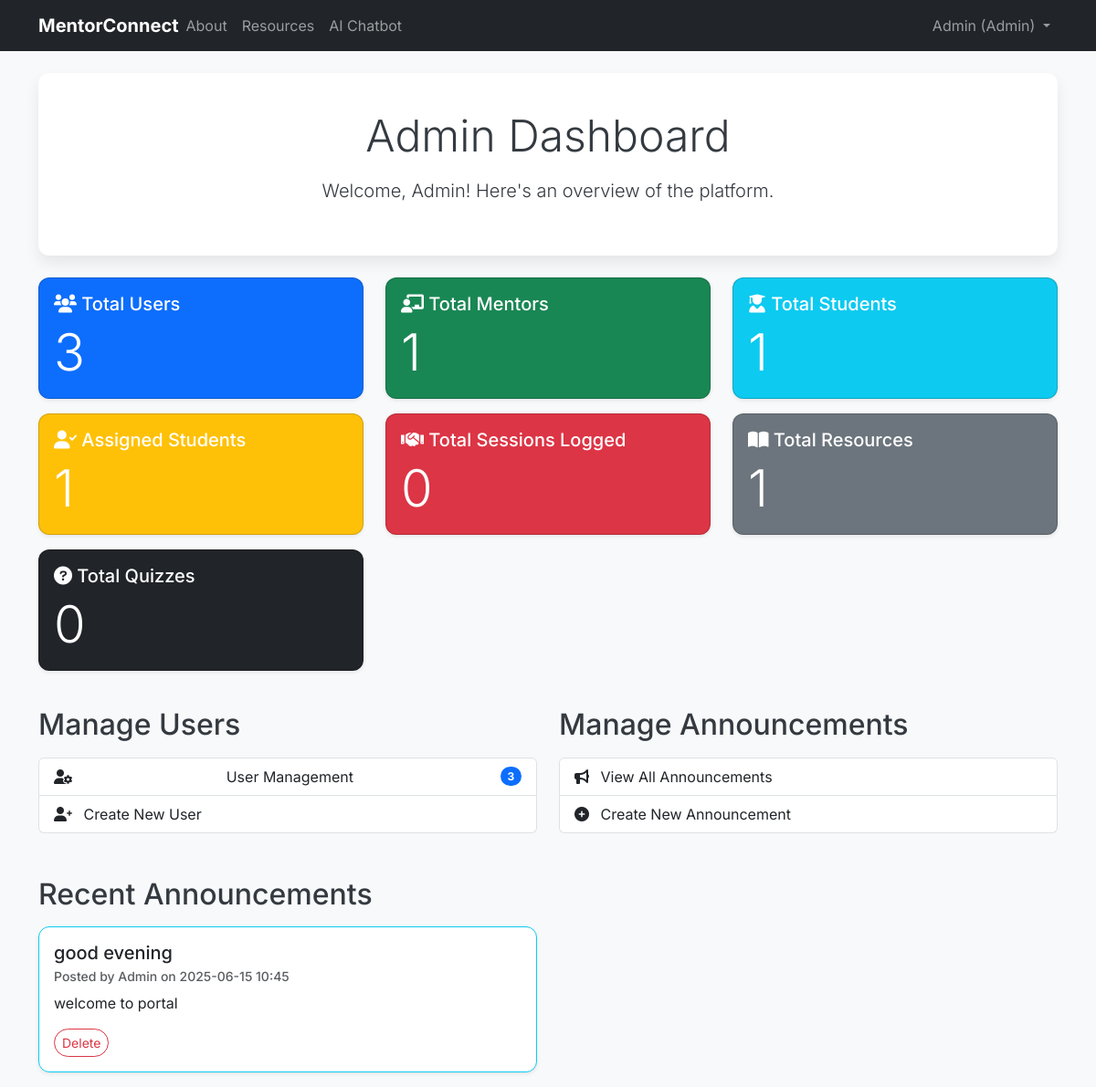
Page /admin/dashboard (signed in) on the committed database.
### app/models.py (models this page shows, shortened)
class User(db.Model, UserMixin):
    id = db.Column(db.Integer, primary_key=True)
    username = db.Column(db.String(20), unique=True, nullable=False)
    email = db.Column(db.String(120), unique=True, nullable=False)
    password = db.Column(db.String(60), nullable=False)
    role = db.Column(db.String(10), nullable=False, default='student') # 'admin', 'mentor', 'student'
    bio = db.Column(db.Text, nullable=True)
    expertise_areas = db.Column(db.String(200), nullable=True)
    contact_preference = db.Column(db.String(50), nullable=True)
    last_login = db.Column(db.DateTime, nullable=True) # For streak and heatmap
    last_activity = db.Column(db.DateTime, nullable=True) # For general activity tracking
    mentor_id = db.Column(db.Integer, db.ForeignKey('user.id'), nullable=True)
    students = db.relationship('User', foreign_keys=[mentor_id], backref=db.backref('assigned_mentor', remote_side=[id]), lazy='dynamic')
    sent_messages = db.relationship('Message', foreign_keys='Message.sender_id', backref='sender', lazy='dynamic')
    received_messages = db.relationship('Message', foreign_keys='Message.receiver_id', backref='receiver', lazy='dynamic')
    sessions_logged_as_mentor = db.relationship(
        'SessionLog',
        foreign_keys='SessionLog.mentor_id',
        backref='mentor_of_session',
        lazy='dynamic'
    )
    created_resources = db.relationship('Resource', backref='creator', lazy='dynamic')
    quizzes_created = db.relationship('Quiz', backref='creator', lazy='dynamic')
    resource_completions = db.relationship('StudentResourceCompletion', backref='student_user', lazy='dynamic')
    quiz_attempts = db.relationship('QuizAttempt', backref='student_user', lazy='dynamic')
    def is_admin(self):
        return self.role == 'admin'
    @hybrid_property
    def daily_activity_dates(self):
        login_dates = [self.last_login.date()] if self.last_login else []
        resource_dates = [rc.completed_at.date() for rc in self.resource_completions.all()]
        quiz_dates = [qa.attempt_date.date() for qa in self.quiz_attempts.all()]
        all_dates = sorted(list(set(login_dates + resource_dates + quiz_dates)))
        activity_counts = {}
        for d in all_dates:
            activity_counts[d.isoformat()] = activity_counts.get(d.isoformat(), 0) + 1 # Simple count, can be weighted
        return activity_counts

class Announcement(db.Model):
    id = db.Column(db.Integer, primary_key=True)
    title = db.Column(db.String(100), nullable=False)
    content = db.Column(db.Text, nullable=False)
    date_posted = db.Column(db.DateTime, nullable=False, default=datetime.utcnow)
    admin_id = db.Column(db.Integer, db.ForeignKey('user.id'), nullable=False)
    admin = db.relationship('User', backref='posted_announcements')

### app/routes.py (the view)
@main.route("/admin/dashboard")
@role_required('admin')
def admin_dashboard():
    total_users = User.query.count()
    total_mentors = User.query.filter_by(role='mentor').count()
    total_students = User.query.filter_by(role='student').count()
    assigned_students = User.query.filter(User.role == 'student').filter(User.mentor_id != None).count()
    total_sessions = SessionLog.query.count()
    total_resources = Resource.query.count()
    total_quizzes = Quiz.query.count()
    announcements = Announcement.query.order_by(Announcement.date_posted.desc()).limit(5).all()
    return render_template('admin_dashboard.html', title='Admin Dashboard',
                           total_users=total_users,
                           total_mentors=total_mentors,
                           total_students=total_students,
                           assigned_students=assigned_students,
                           total_sessions=total_sessions,
                           total_resources=total_resources,
                           total_quizzes=total_quizzes,
                           announcements=announcements)

### app/templates/admin_dashboard.html
{% extends "base.html" %}
{% block content %}
    <div class="content-section text-center mb-4">
        <h1 class="display-5 mb-3">Admin Dashboard</h1>
        <p class="lead">Welcome, {{ current_user.username }}! Here's an overview of the platform.</p>
    </div>
    <div class="row mb-4">
        <div class="col-md-4 mb-3">
            <div class="card text-white bg-primary shadow-sm h-100">
                <div class="card-body">
                    <h5 class="card-title"><i class="fas fa-users"></i> Total Users</h5>
                    <p class="card-text display-4">{{ total_users }}</p>
                </div>
            </div>
        </div>
        <div class="col-md-4 mb-3">
            <div class="card text-white bg-success shadow-sm h-100">
                <div class="card-body">
                    <h5 class="card-title"><i class="fas fa-chalkboard-teacher"></i> Total Mentors</h5>
                    <p class="card-text display-4">{{ total_mentors }}</p>
                </div>
            </div>
        </div>
        <div class="col-md-4 mb-3">
            <div class="card text-white bg-info shadow-sm h-100">
                <div class="card-body">
                    <h5 class="card-title"><i class="fas fa-user-graduate"></i> Total Students</h5>
                    <p class="card-text display-4">{{ total_students }}</p>
                </div>
            </div>
        </div>
        <div class="col-md-4 mb-3">
            <div class="card text-white bg-warning shadow-sm h-100">
                <div class="card-body">
                    <h5 class="card-title"><i class="fas fa-user-check"></i> Assigned Students</h5>
                    <p class="card-text display-4">{{ assigned_students }}</p>
                </div>
            </div>
        </div>
        <div class="col-md-4 mb-3">
            <div class="card text-white bg-danger shadow-sm h-100">
                <div class="card-body">
                    <h5 class="card-title"><i class="fas fa-handshake"></i> Total Sessions Logged</h5>
                    <p class="card-text display-4">{{ total_sessions }}</p>
                </div>
            </div>
        </div>
        <div class="col-md-4 mb-3">
            <div class="card text-white bg-secondary shadow-sm h-100">
                <div class="card-body">
                    <h5 class="card-title"><i class="fas fa-book-open"></i> Total Resources</h5>
                    <p class="card-text display-4">{{ total_resources }}</p>
                </div>
            </div>
        </div>
        <div class="col-md-4 mb-3">
            <div class="card text-white bg-dark shadow-sm h-100">
                <div class="card-body">
                    <h5 class="card-title"><i class="fas fa-question-circle"></i> Total Quizzes</h5>
                    <p class="card-text display-4">{{ total_quizzes }}</p>
                </div>
            </div>
        </div>
    </div>
    <div class="row">
        <div class="col-md-6 mb-4">
            <h2 class="mb-3">Manage Users</h2>
            <div class="list-group">
                <a href="{{ url_for('main.manage_users') }}" class="list-group-item list-group-item-action d-flex justify-content-between align-items-center">
                    <i class="fas fa-user-cog me-2"></i> User Management
                    <span class="badge bg-primary rounded-pill">{{ total_users }}</span>
                </a>
                <a href="{{ url_for('main.create_user') }}" class="list-group-item list-group-item-action">
                    <i class="fas fa-user-plus me-2"></i> Create New User
                </a>
            </div>
        </div>
        <div class="col-md-6 mb-4">
            <h2 class="mb-3">Manage Announcements</h2>
            <div class="list-group">
                <a href="{{ url_for('main.manage_announcements') }}" class="list-group-item list-group-item-action">
                    <i class="fas fa-bullhorn me-2"></i> View All Announcements
                </a>
                <a href="{{ url_for('main.create_announcement') }}" class="list-group-item list-group-item-action">
                    <i class="fas fa-plus-circle me-2"></i> Create New Announcement
                </a>
            </div>
        </div>
    </div>
    <h2 class="mb-3 mt-4">Recent Announcements</h2>
    {% if announcements %}
        <div class="row">
            {% for announcement in announcements %}
                <div class="col-md-6 mb-3">
                    <div class="card shadow-sm border-info h-100">
                        <div class="card-body">
                            <h5 class="card-title">{{ announcement.title }}</h5>
                            <h6 class="card-subtitle mb-2 text-muted">
                                <small>Posted by {{ announcement.admin.username }} on {{ announcement.date_posted.strftime('%Y-%m-%d %H:%M') }}</small>
                            </h6>
                            <p class="card-text">{{ announcement.content | truncate(200) }}</p>
                            <form action="{{ url_for('main.delete_announcement', announcement_id=announcement.id) }}" method="POST" onsubmit="return confirm('Are you sure you want to delete this announcement?');" class="mt-3">
                                <input type="submit" value="Delete" class="btn btn-sm btn-outline-danger rounded-pill">
                            </form>
                        </div>
                    </div>
                </div>
            {% endfor %}
        </div>
    {% else %}
        <p class="text-muted text-center">No recent announcements.</p>
    {% endif %}
{% endblock content %}

### app/templates/base.html (shortened to what this page needs)
<!DOCTYPE html>
<html lang="en">
<head>
    <link href="https://cdn.jsdelivr.net/npm/bootstrap@5.3.0/dist/css/bootstrap.min.css" rel="stylesheet">
    <link rel="stylesheet" href="https://cdnjs.cloudflare.com/ajax/libs/font-awesome/6.0.0-beta3/css/all.min.css">
    <link rel="stylesheet" href="{{ url_for('static', filename='css/style.css') }}">
</head>
<body>
    <header class="site-header mb-4">
        <nav class="navbar navbar-expand-lg navbar-dark bg-dark">
            <div class="container">
                <a class="navbar-brand me-auto" href="{{ url_for('main.home') }}">MentorConnect</a>
                <div class="collapse navbar-collapse" id="navbarNav">
                    <ul class="navbar-nav me-auto">
                        <li class="nav-item">
                            <a class="nav-link" href="{{ url_for('main.about') }}">About</a>
                        </li>
                        <li class="nav-item">
                            <a class="nav-link" href="{{ url_for('main.view_resources') }}">Resources</a>
                        </li>
                        <li class="nav-item">
                            <a class="nav-link" href="{{ url_for('main.chatbot_page') }}">AI Chatbot</a>
                        </li>
                    </ul>
                    <ul class="navbar-nav">
                        {% if current_user.is_authenticated %}
                            <li class="nav-item dropdown">
                                <a class="nav-link dropdown-toggle" href="#" id="navbarDropdown" role="button" data-bs-toggle="dropdown" aria-expanded="false">
                                    {{ current_user.username }} ({{ current_user.role | capitalize }})
                                </a>
                            </li>
                        {% endif %}
                    </ul>
                </div>
            </div>
        </nav>
    </header>
    <main role="main" class="container">
        {% block content %}{% endblock %}
    </main>
</body>
</html>

### app/static/css/style.css (style rules this page uses)
body { font-family: 'Inter', sans-serif; background-color: #f8f9fa; color: #343a40; }
.site-header { margin-bottom: 2rem; }
.navbar-brand { font-weight: 700; }
.content-section { background: #ffffff; padding: 2.5rem; border-radius: 0.75rem; margin-bottom: 2rem; box-shadow: 0 0.5rem 1rem rgba(0, 0, 0, 0.08); }
.form-control, .form-select, .btn { border-radius: 0.5rem; }
.card { border-radius: 0.75rem; overflow: hidden; }

### rows in the picture
User: username "Admin", role "Admin"
Announcement: title "good evening", admin.username "Admin", date_posted "2025-06-15 10:45", content "welcome to portal"

### other values in the picture
{{ total_users }} "3"
{{ total_mentors }} "1"
{{ total_students }} "1"
{{ assigned_students }} "1"
{{ total_sessions }} "0"
{{ total_resources }} "1"
{{ total_quizzes }} "0"
